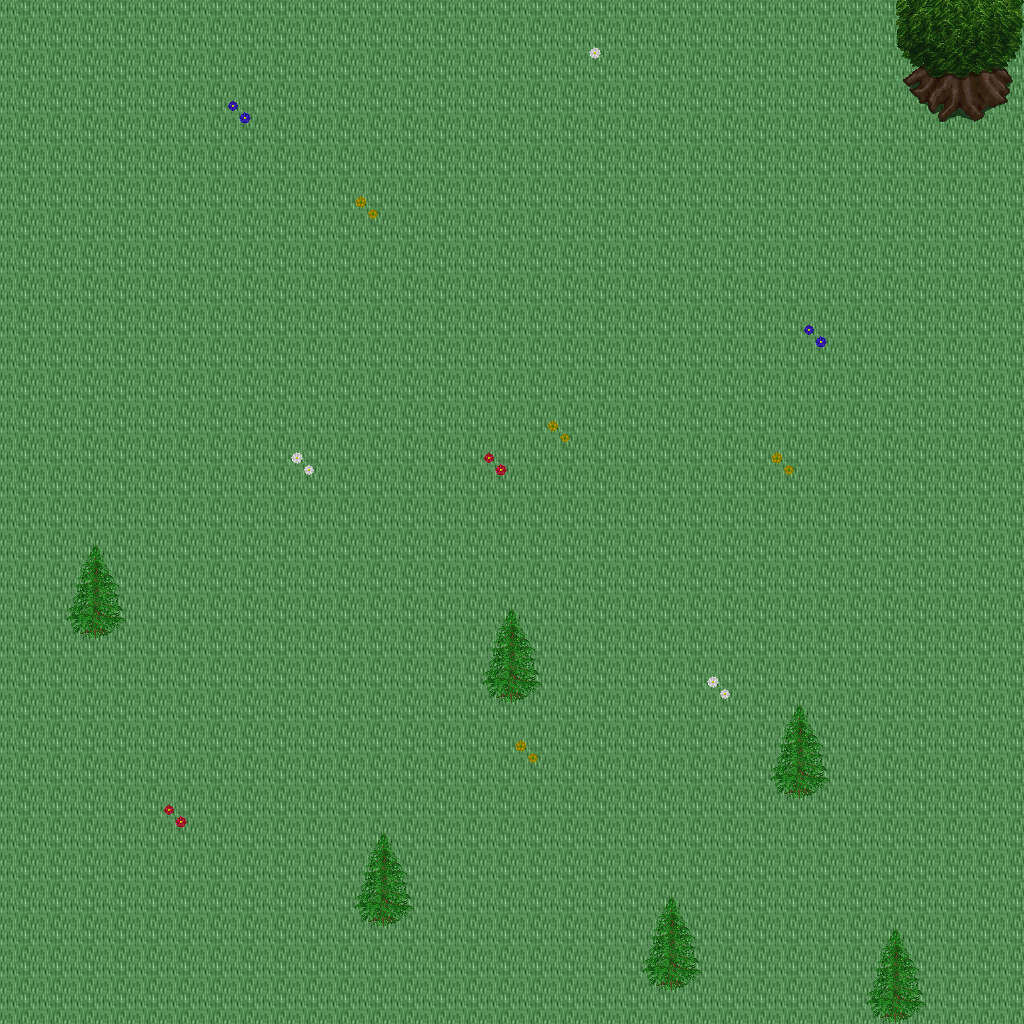

This is a level from a 2D game, rendered from its Tiled map with the project's own tilesets. A one-line summary and the map file follow, with tile-layer data summarised:
An orthogonal 32x32 tile map with 32x32 px tiles, 5 tile layers (Ground, Objects, Objects2, Above, ...), 1 hidden layer not drawn, 42 tilesets.

<map version="1.10" tiledversion="1.11.0" orientation="orthogonal" renderorder="right-down" width="32" height="32" tilewidth="32" tileheight="32" infinite="0" nextlayerid="11" nextobjectid="1">
 <tileset firstgid="1" name="logic_collision" tilewidth="32" tileheight="32" tilecount="1" columns="1">
  <image source="../drawable/logic_collision.png" width="32" height="32" />
 </tileset>
 <tileset firstgid="2" name="building_decoration_orbpedestal" tilewidth="32" tileheight="32" tilecount="2" columns="1">
  <image source="../drawable/building_decoration_orbpedestal.png" width="32" height="64" />
 </tileset>
 <tileset firstgid="4" name="building_decoration_block" tilewidth="32" tileheight="32" tilecount="2" columns="2">
  <image source="../drawable/building_decoration_block.png" width="64" height="32" />
 </tileset>
 <tileset firstgid="6" name="building_decoration_chimney" tilewidth="32" tileheight="32" tilecount="2" columns="1">
  <image source="../drawable/building_decoration_chimney.png" width="32" height="64" />
 </tileset>
 <tileset firstgid="8" name="building_fence_fence_chunky" tilewidth="32" tileheight="32" tilecount="21" columns="3">
  <image source="../drawable/building_fence_fence_chunky.png" width="96" height="224" />
 </tileset>
 <tileset firstgid="29" name="ground_cobbled_paving" tilewidth="32" tileheight="32" tilecount="1" columns="1">
  <image source="../drawable/ground_cobbled_paving.png" width="32" height="32" />
 </tileset>
 <tileset firstgid="30" name="ground_gravel" tilewidth="32" tileheight="32" tilecount="1" columns="1">
  <image source="../drawable/ground_gravel.png" width="32" height="32" />
 </tileset>
 <tileset firstgid="31" name="ground_stone_floors" tilewidth="32" tileheight="32" tilecount="6" columns="3">
  <image source="../drawable/ground_stone_floors.png" width="96" height="64" />
 </tileset>
 <tileset firstgid="37" name="ground_ground" tilewidth="32" tileheight="32" tilecount="33" columns="3">
  <image source="../drawable/ground_ground.png" width="96" height="352" />
 </tileset>
 <tileset firstgid="70" name="plant_bush_hedge" tilewidth="32" tileheight="32" tilecount="35" columns="5">
  <image source="../drawable/plant_bush_hedge.png" width="160" height="224" />
 </tileset>
 <tileset firstgid="105" name="plant_bush_various_small" tilewidth="32" tileheight="32" tilecount="9" columns="3">
  <image source="../drawable/plant_bush_various_small.png" width="96" height="96" />
 </tileset>
 <tileset firstgid="114" name="plant_flower_daisy_blue" tilewidth="32" tileheight="32" tilecount="8" columns="2">
  <image source="../drawable/plant_flower_daisy_blue.png" width="64" height="128" />
 </tileset>
 <tileset firstgid="122" name="plant_flower_daisy_red" tilewidth="32" tileheight="32" tilecount="8" columns="2">
  <image source="../drawable/plant_flower_daisy_red.png" width="64" height="128" />
 </tileset>
 <tileset firstgid="130" name="plant_flower_daisy_white" tilewidth="32" tileheight="32" tilecount="8" columns="2">
  <image source="../drawable/plant_flower_daisy_white.png" width="64" height="128" />
 </tileset>
 <tileset firstgid="138" name="plant_flower_daisy_yellow" tilewidth="32" tileheight="32" tilecount="8" columns="2">
  <image source="../drawable/plant_flower_daisy_yellow.png" width="64" height="128" />
 </tileset>
 <tileset firstgid="146" name="plant_vine_plait" tilewidth="32" tileheight="32" tilecount="9" columns="3">
  <image source="../drawable/plant_vine_plait.png" width="96" height="96" />
 </tileset>
 <tileset firstgid="155" name="furniture_light_iron_lamp" tilewidth="32" tileheight="32" tilecount="3" columns="1">
  <image source="../drawable/furniture_light_iron_lamp.png" width="32" height="96" />
 </tileset>
 <tileset firstgid="158" name="furniture_light_flames" tilewidth="32" tileheight="32" tilecount="6" columns="6">
  <image source="../drawable/furniture_light_flames.png" width="192" height="32" />
 </tileset>
 <tileset firstgid="164" name="ground_grass_corners" tilewidth="32" tileheight="32" tilecount="24" columns="6">
  <image source="../drawable/ground_grass_corners.png" width="192" height="128" />
 </tileset>
 <tileset firstgid="188" name="ground_grass_edges" tilewidth="32" tileheight="32" tilecount="36" columns="12">
  <image source="../drawable/ground_grass_edges.png" width="384" height="96" />
 </tileset>
 <tileset firstgid="224" name="plant_tree_tree_golden_large" tilewidth="32" tileheight="32" tilecount="24" columns="4">
  <image source="../drawable/plant_tree_tree_golden_large.png" width="128" height="192" />
 </tileset>
 <tileset firstgid="248" name="ground_water_dungeon_water" tilewidth="32" tileheight="32" tilecount="30" columns="3">
  <image source="../drawable/ground_water_dungeon_water.png" width="96" height="320" />
 </tileset>
 <tileset firstgid="278" name="plant_indoor_pot_plant_1" tilewidth="32" tileheight="32" tilecount="12" columns="6">
  <image source="../drawable/plant_indoor_pot_plant_1.png" width="192" height="64" />
 </tileset>
 <tileset firstgid="290" name="logic_creature_human_imperial" tilewidth="32" tileheight="32" tilecount="16" columns="8">
  <image source="../drawable/logic_creature_human_imperial.png" width="256" height="64" />
 </tileset>
 <tileset firstgid="306" name="item_statue_metal_and_stone" tilewidth="32" tileheight="32" tilecount="6" columns="3">
  <image source="../drawable/item_statue_metal_and_stone.png" width="96" height="64" />
 </tileset>
 <tileset firstgid="312" name="item_statue_grey_stone" tilewidth="32" tileheight="32" tilecount="4" columns="2">
  <image source="../drawable/item_statue_grey_stone.png" width="64" height="64" />
 </tileset>
 <tileset firstgid="316" name="building_castle" tilewidth="32" tileheight="32" tilecount="320" columns="20">
  <image source="../drawable/building_castle.png" width="640" height="512" />
 </tileset>
 <tileset firstgid="636" name="building_church" tilewidth="32" tileheight="32" tilecount="56" columns="8">
  <image source="../drawable/building_church.png" width="256" height="224" />
 </tileset>
 <tileset firstgid="692" name="item_pot_pot_golden" tilewidth="32" tileheight="32" tilecount="4" columns="4">
  <image source="../drawable/item_pot_pot_golden.png" width="128" height="32" />
 </tileset>
 <tileset firstgid="696" name="furniture_table_bench" tilewidth="32" tileheight="32" tilecount="3" columns="3">
  <image source="../drawable/furniture_table_bench.png" width="96" height="32" />
 </tileset>
 <tileset firstgid="699" name="item_statue_green_stone" tilewidth="32" tileheight="32" tilecount="12" columns="4">
  <image source="../drawable/item_statue_green_stone.png" width="128" height="96" />
 </tileset>
 <tileset firstgid="711" name="item_statue_green_stone_2" tilewidth="32" tileheight="32" tilecount="6" columns="2">
  <image source="../drawable/item_statue_green_stone_2.png" width="64" height="96" />
 </tileset>
 <tileset firstgid="717" name="plant_bush_hosta" tilewidth="32" tileheight="32" tilecount="9" columns="3">
  <image source="../drawable/plant_bush_hosta.png" width="96" height="96" />
 </tileset>
 <tileset firstgid="726" name="plant_tree_tree_green" tilewidth="32" tileheight="32" tilecount="88" columns="8">
  <image source="../drawable/plant_tree_tree_green.png" width="256" height="352" />
 </tileset>
 <tileset firstgid="814" name="item_banners_flag" tilewidth="32" tileheight="32" tilecount="12" columns="3">
  <image source="../drawable/item_banners_flag.png" width="96" height="128" />
 </tileset>
 <tileset firstgid="826" name="furniture_table_long_front_on" tilewidth="32" tileheight="32" tilecount="3" columns="1">
  <image source="../drawable/furniture_table_long_front_on.png" width="32" height="96" />
 </tileset>
 <tileset firstgid="829" name="item_flagpole" tilewidth="32" tileheight="32" tilecount="3" columns="1">
  <image source="../drawable/item_flagpole.png" width="32" height="96" />
 </tileset>
 <tileset firstgid="832" name="logic_portal" tilewidth="32" tileheight="32" tilecount="24" columns="8">
  <image source="../drawable/logic_portal.png" width="256" height="96" />
 </tileset>
 <tileset firstgid="856" name="logic_creature_animal" tilewidth="32" tileheight="32" tilecount="32" columns="8">
  <image source="../drawable/logic_creature_animal.png" width="256" height="128" />
 </tileset>
 <tileset firstgid="888" name="plant_tree_spruce" tilewidth="32" tileheight="32" tilecount="6" columns="2">
  <image source="../drawable/plant_tree_spruce.png" width="64" height="96" />
 </tileset>
 <tileset firstgid="894" name="light_light_5x5" tilewidth="32" tileheight="32" tilecount="25" columns="5">
  <image source="../drawable/light_light_5x5.png" width="160" height="160" />
 </tileset>
 <tileset firstgid="919" name="plant_stump_stump_brown" tilewidth="32" tileheight="32" tilecount="4" columns="2">
  <image source="../drawable/plant_stump_stump_brown.png" width="64" height="64" />
 </tileset>
 <layer id="1" name="Ground" width="32" height="32">
  <data>[1024 cells, 1024 non-empty, 1 distinct tile ids]</data>
 </layer>
 <layer id="2" name="Objects" width="32" height="32">
  <data>[1024 cells, 31 non-empty, 16 distinct tile ids]</data>
 </layer>
 <layer id="3" name="Objects2" width="32" height="32">
  <data>[1024 cells, 0 non-empty, 0 distinct tile ids]</data>
 </layer>
 <layer id="4" name="Above" width="32" height="32">
  <data>[1024 cells, 32 non-empty, 12 distinct tile ids]</data>
 </layer>
 <layer id="5" name="Above2" width="32" height="32">
  <data>[1024 cells, 0 non-empty, 0 distinct tile ids]</data>
 </layer>
 <layer id="6" name="Walkable" width="32" height="32" visible="0">
  <data>[1024 cells, 20 non-empty, 1 distinct tile ids]</data>
 </layer>
 <objectgroup id="7" name="Mapevents" />
 <objectgroup id="8" name="Spawn" />
 <objectgroup id="9" name="Keys" />
 <objectgroup id="10" name="Replace" />
</map>
